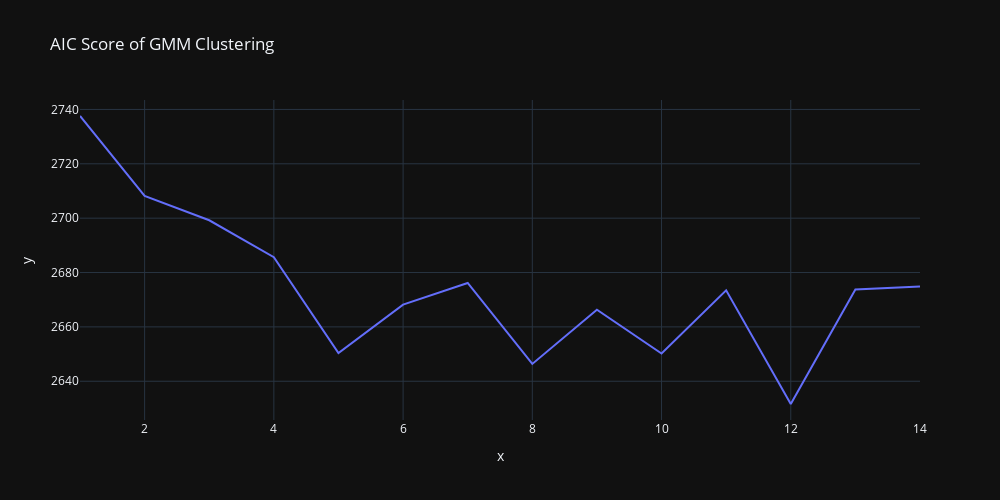

This figure's notebook cell:
### Code cell
px.line(
    x=cluster_array,
    y=aic_array,
    width=1000,
    height=500,
    title='AIC Score of GMM Clustering'
)

### Figure 1 — Plotly figure (JSON) as saved in the notebook; plotly's stock layout.template omitted (floating-point values rounded to 4 significant figures)
{"data": [{"hovertemplate": "x=%{x}<br>y=%{y}<extra></extra>", "legendgroup": "", "line": {"color": "#636efa", "dash": "solid"}, "marker": {"symbol": "circle"}, "mode": "lines", "name": "", "orientation": "v", "showlegend": false, "x": [1, 2, 3, 4, 5, 6, 7, 8, 9, 10, 11, 12, 13, 14], "xaxis": "x", "y": [2738.0, 2708.0, 2699.0, 2686.0, 2650.0, 2668.0, 2676.0, 2646.0, 2666.0, 2650.0, 2673.0, 2632.0, 2674.0, 2675.0], "yaxis": "y", "type": "scatter"}], "layout": {"xaxis": {"anchor": "y", "domain": [0.0, 1.0], "title": {"text": "x"}}, "yaxis": {"anchor": "x", "domain": [0.0, 1.0], "title": {"text": "y"}}, "legend": {"tracegroupgap": 0}, "title": {"text": "AIC Score of GMM Clustering"}, "height": 500, "width": 1000}}
